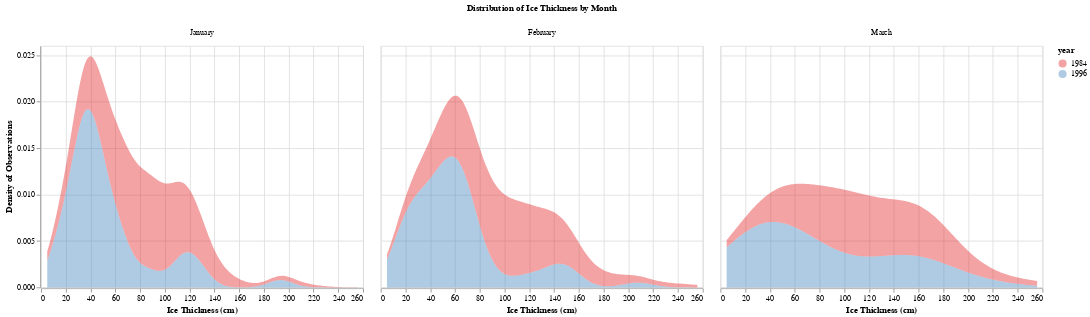

Source (notebook cell):
### Code cell
df_density = df.query('(year in [1984,1996]) & (month in [1,2,3])')
    
month_names = {1: "January", 2:"February", 3:"March"}
df_density = df_density.replace({"month":month_names})

density = (alt.Chart(df_density)
        .transform_density(
            'mean_ice_thickness',
            groupby = ['year', 'month'],
            as_=['mean_ice_thickness','density']
        )
        .mark_area(opacity=0.4).encode(
           x=alt.X('mean_ice_thickness:Q', title="Ice Thickness (cm)"),
           y=alt.Y('density:Q', title="Density of Observations"),
           color=alt.Color('year:O', scale=alt.Scale(scheme="set1")))
        .facet(column=alt.Row("month",
                              title='Distribution of Ice Thickness by Month',
                              sort=['January','February','March']), 
               background='white'))
density

### Figure 1 — Vega-Lite specification as saved in the notebook (floating-point values rounded to 4 significant figures; data arrays with more than 128 entries replaced by an {"elided": "..."} marker saying what was removed)
{"config": {"view": {"continuousWidth": 400, "continuousHeight": 300}}, "data": {"name": "data-4dee04e11360e9e009a2b0f6f32fe475"}, "facet": {"column": {"type": "nominal", "field": "month", "sort": ["January", "February", "March"], "title": "Distribution of Ice Thickness by Month"}}, "spec": {"mark": {"type": "area", "opacity": 0.4}, "encoding": {"color": {"type": "ordinal", "field": "year", "scale": {"scheme": "set1"}}, "x": {"type": "quantitative", "field": "mean_ice_thickness", "title": "Ice Thickness (cm)"}, "y": {"type": "quantitative", "field": "density", "title": "Density of Observations"}}, "transform": [{"density": "mean_ice_thickness", "groupby": ["year", "month"], "as": ["mean_ice_thickness", "density"]}]}, "background": "white", "$schema": "https://vega.github.io/schema/vega-lite/v4.8.1.json", "datasets": {"data-4dee04e11360e9e009a2b0f6f32fe475": {"elided": "296 records"}}}
